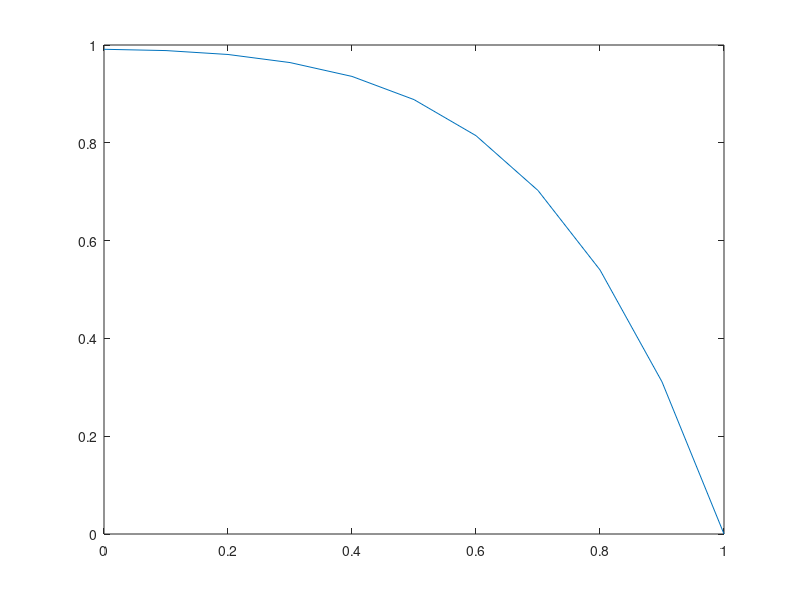

Write the MATLAB code that produced this figure.
function my_hw10_1
% 1-D heat equation using the FTCS method
xStart = 0.0; xStop = 1.0; 
dx = 0.1; J = (xStop - xStart)/dx +1; 
x = linspace(xStart,xStop,J)'; 
dt = 0.05; time = 0.0; tStop = 1.0;
alpha = 0.1; r = alpha*dt/dx^2; S = 1.0;

T = zeros(J,2);   % initial condition f(:,1) - old; f(:,2) - new
plot(x,T(:,2)); %hold on; 
xlabel('x'), ylabel('f'), grid on
title '1D heat equation with the FTCS method'

while (time < tStop)
    T(J,:) = 0.0; % Boundary conditions
    T(1,2) = 2*r*T(2,1) + (1-2*r)*T(1,1) + S*dt;
    T(2:J-1,2) = r*T(1:J-2,1) + (1-2*r)*T(2:J-1,1) + r*T(3:J,1) + S*dt;
    plot(x,T(:,2)); %pause(0.01);
    time = time + dt;
    T(:,1) = T(:,2);
end
end
 